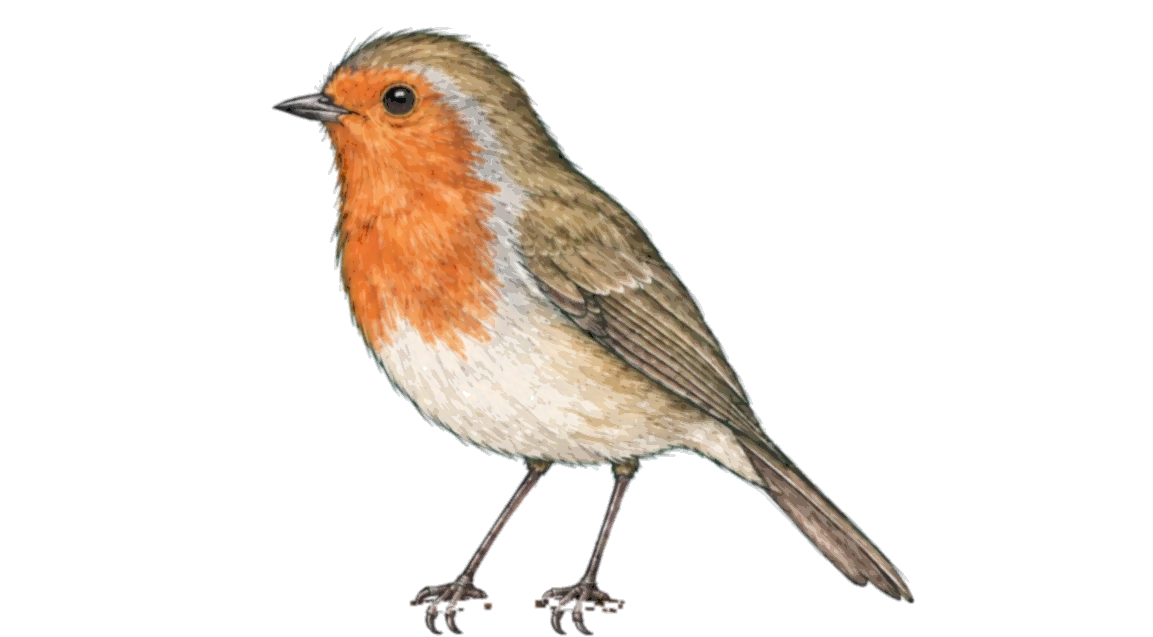
#> input picture assets/vogel.webp, 1153 x 637 px, found by its file name
$ python figur-augen.py
#> lines starting #> are read from the running program, lines starting #| are printed output that depends on the picture; after the words box and inside, x2 and y2 are one past the last pixel; in counts of white or black regions, pixels touching at a corner belong together
#!/usr/bin/env python3
"""Blinzeln aus der Sitzpose ableiten (Robin, 23.10.2026: Goch soll lebendiger wirken, Posen leite ich selbst ab):
Das Auge wird mit orangen Federn aus der Umgebung abgedeckt (links vor dem Auge und unten von der Wange, weich ineinander)
und darüber ein geschlossenes Lid gezeichnet – ein leicht nach unten gebogener dunkler Strich mit hellem Rand, im Strich der Zeichnung.
Zwischenlösung wie tools/figur-schnabel.py, bis gezeichnete Posen da sind. Lage des Auges für Gochs Sitzpose
(1153 × 637, figuren/goch/bilder/…/vogel.webp; Augenpunkt in figur.json: 400, 100).

Vom Repository-Stamm aus (Pillow):
  python3 tools/figur-augen.py            # erzeugt vogel-blinzeln.webp für beide Fassungen
"""
from PIL import Image, ImageDraw, ImageFilter

SS = 4
MITTE = (398.8, 99.3)   # Mitte des dunklen Auges
RADIUS = 19.5           # Auge samt Goldring und etwas Rand
LINKS = (-32, 3)        # Federstück vor dem Auge (orange, wie um das Auge)
UNTEN = (-3, 31)        # Federstück unter dem Auge

def kreis(groesse, r, weich=2.2):
    m = Image.new('L', (groesse[0] * SS, groesse[1] * SS), 0)
    cx, cy = MITTE
    ImageDraw.Draw(m).ellipse([(cx - r) * SS, (cy - r) * SS, (cx + r) * SS, (cy + r) * SS], fill=255)
    return m.resize(groesse, Image.LANCZOS).filter(ImageFilter.GaussianBlur(weich))

def blinzeln(im):
    rgba = im.convert('RGBA')
#> rgba is the input picture: PIL image 1153x637 RGBA; mean R, G, B, A 23.1, 12.3, 1, 26.1
    cx, cy = round(MITTE[0]), round(MITTE[1])
    s = int(RADIUS) + 4
    # Federn: vor dem Auge und unter dem Auge, schräg weich übergeblendet
    stueck = lambda d: rgba.crop((cx + d[0] - s, cy + d[1] - s, cx + d[0] + s, cy + d[1] + s))
    verlauf = Image.linear_gradient('L').rotate(45, resample=Image.BICUBIC, expand=False).resize((2 * s, 2 * s))
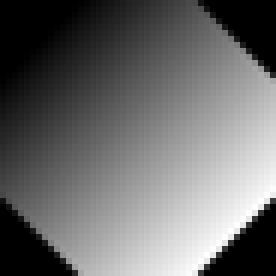
#> verlauf: PIL image 46x46 L (shown 6 times larger); min 0, max 255, mean 105.6
    federn = Image.composite(stueck(UNTEN), stueck(LINKS), verlauf)
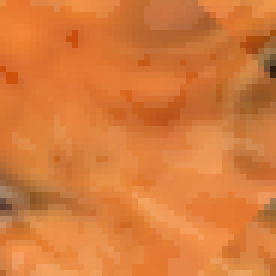
#> federn: PIL image 46x46 RGBA (shown 6 times larger); mean R, G, B, A 204.3, 85.7, 1.8, 196.7; transparent parts drawn white
    lage = Image.new('RGBA', im.size, (0, 0, 0, 0)); lage.paste(federn, (cx - s, cy - s))
#> after `lage = Image.new('RGBA', im.size, (0, 0, 0, 0))`: lage: PIL image 1153x637 RGBA; every value is 0
#> after `lage.paste(federn, (cx - s, cy - s))`:
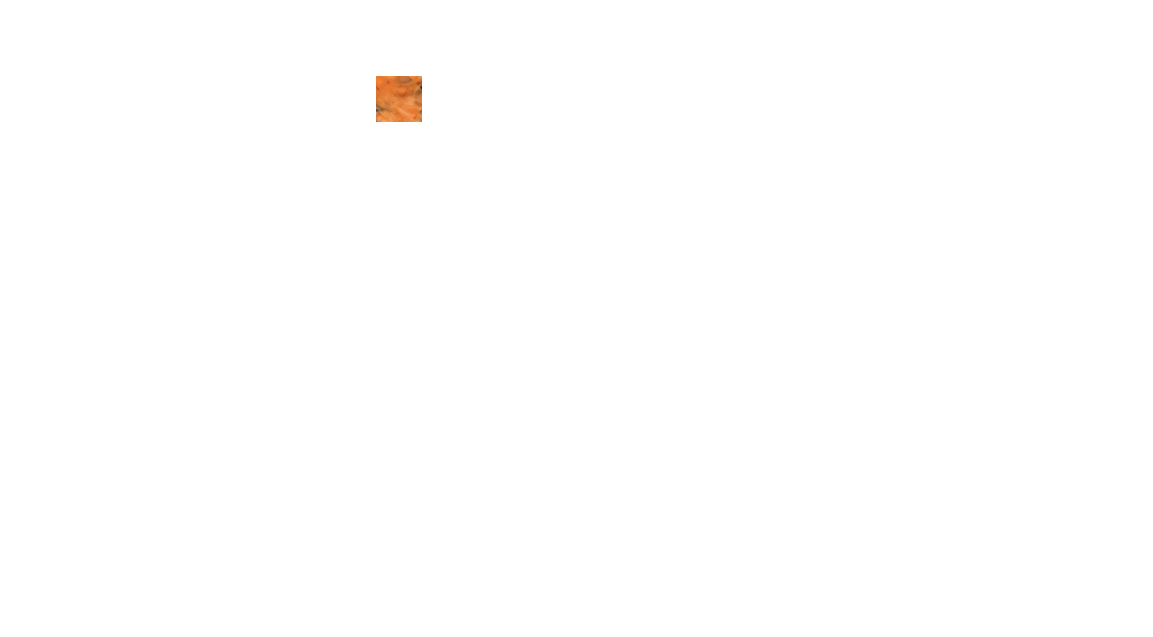
#> lage: PIL image 1153x637 RGBA; mean R, G, B, A 0.6, 0.2, 0, 0.6; transparent parts drawn white
    aus = rgba.copy()
    aus.paste(lage, (0, 0), kreis(im.size, RADIUS))
#> in kreis, `m = Image.new('L', (groesse[0] * SS, groesse[1] * SS), 0)`: m: PIL image 4612x2548 L; every value is 0
#> in kreis, `ImageDraw.Draw(m).ellipse([(cx - r) * SS, (cy - r) * SS, (cx + r) * SS..`:
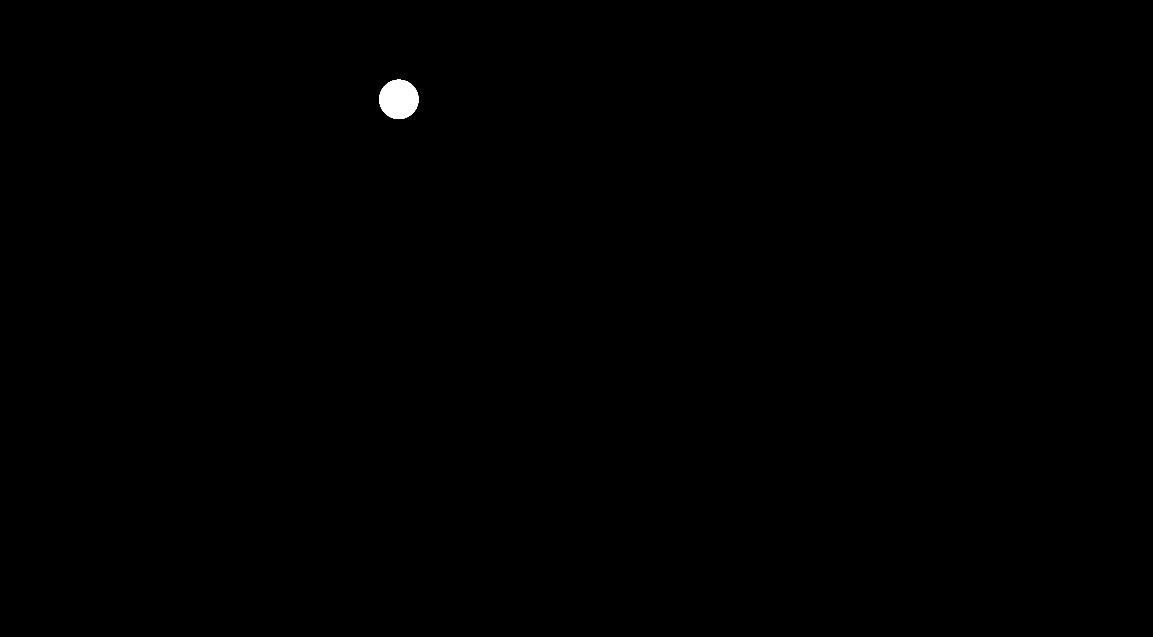
#> m: PIL image 4612x2548 L (shown at 1/4 size); 0.16% white; 1 white region, box (x1, y1, x2, y2) and area: (1517, 319, 1674, 476) 19341
#> in kreis, `return m.resize(groesse, Image.LANCZOS).filter(ImageFilter.GaussianBlu..`:
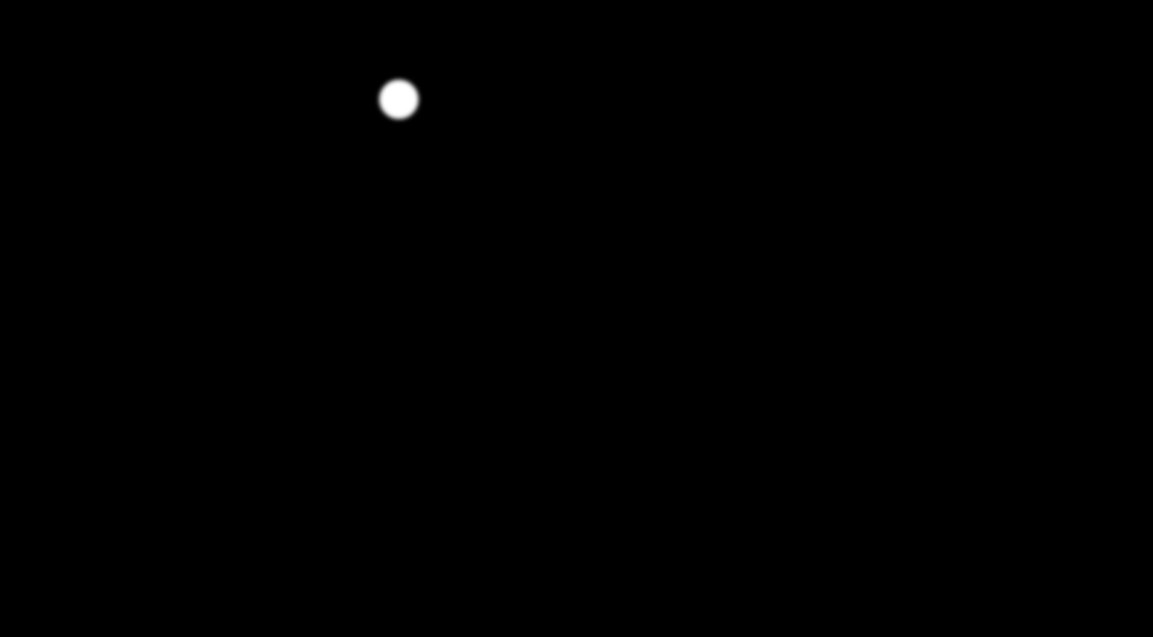
#> returned value: PIL image 1153x637 L; min 0, max 255, mean 0.4
    # Lid: dunkler, leicht nach unten gebogener Strich, darüber ein heller Rand
    zeichnung = Image.new('RGBA', (im.size[0] * SS, im.size[1] * SS), (0, 0, 0, 0))
#> zeichnung: PIL image 4612x2548 RGBA; every value is 0
    d = ImageDraw.Draw(zeichnung)
    # gewölbtes Lid: zarter Umriss, wo das Auge war
    r = RADIUS - 5.5
    d.ellipse([(MITTE[0] - r) * SS, (MITTE[1] - r) * SS, (MITTE[0] + r) * SS, (MITTE[1] + r) * SS], outline=(110, 52, 22, 70), width=round(1.0 * SS))
    b = RADIUS - 4
    box = [(MITTE[0] - b) * SS, (MITTE[1] - 7) * SS, (MITTE[0] + b) * SS, (MITTE[1] + 6) * SS]
    d.arc([box[0], box[1] - 1.2 * SS, box[2], box[3] - 1.2 * SS], 15, 165, fill=(238, 178, 112, 200), width=round(1.1 * SS))
    d.arc(box, 12, 168, fill=(40, 26, 18, 235), width=round(2.2 * SS))
    aus.alpha_composite(zeichnung.resize(im.size, Image.LANCZOS))
    return aus.convert(im.mode) if im.mode == 'RGB' else aus

if __name__ == '__main__':
    from pathlib import Path
    ordner = Path(__file__).resolve().parent.parent / 'figuren' / 'goch' / 'bilder'
    for fassung, art in ((ordner / 'bestand', 'weiss'), (ordner, 'frei')):
        ziel = fassung / 'vogel-blinzeln.webp'
        bild = blinzeln(Image.open(fassung / 'vogel.webp'))
        if art == 'weiss':
            bild.save(ziel, 'WEBP', quality=92, method=6)
        else:
            bild.save(ziel, 'WEBP', quality=82, alpha_quality=90, method=6)
#> (the run stopped early here; a loop or call above may not have finished)
